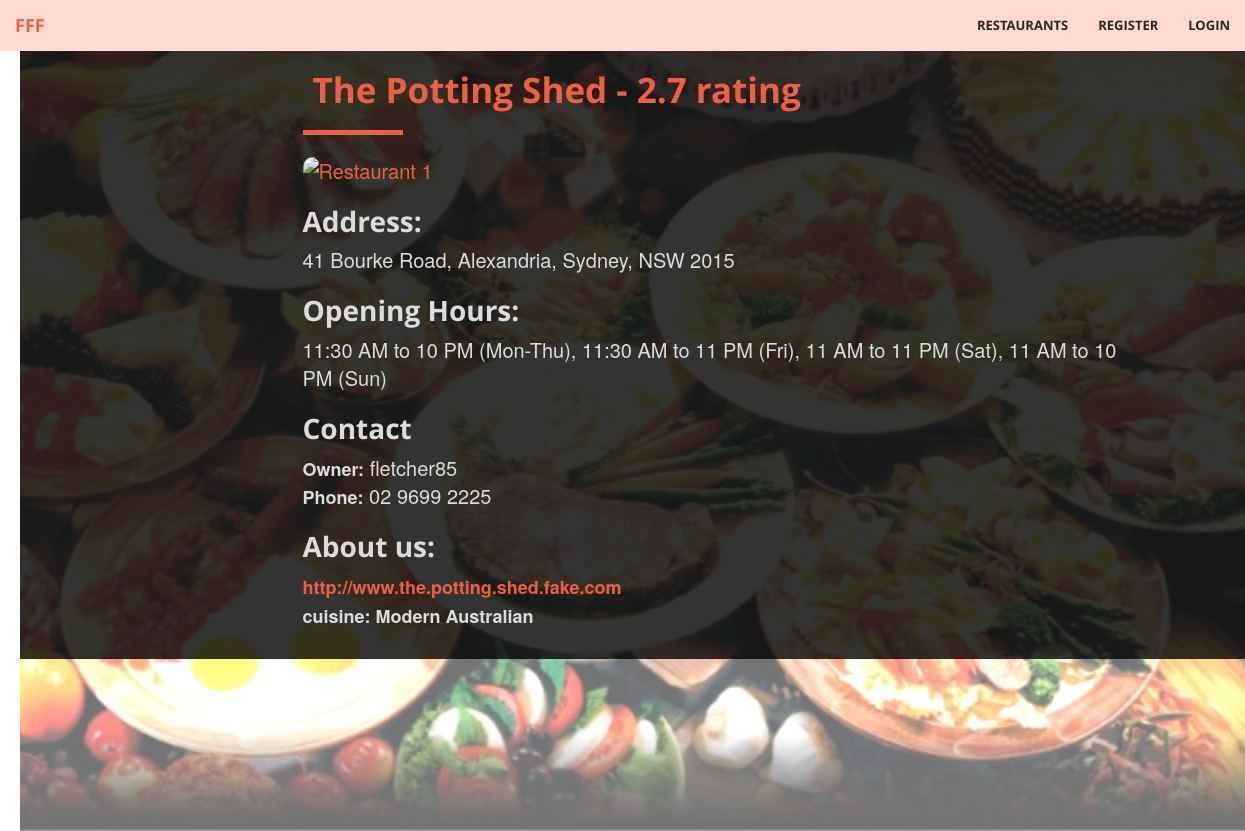
Page /restaurants/1 on the earlier database version.
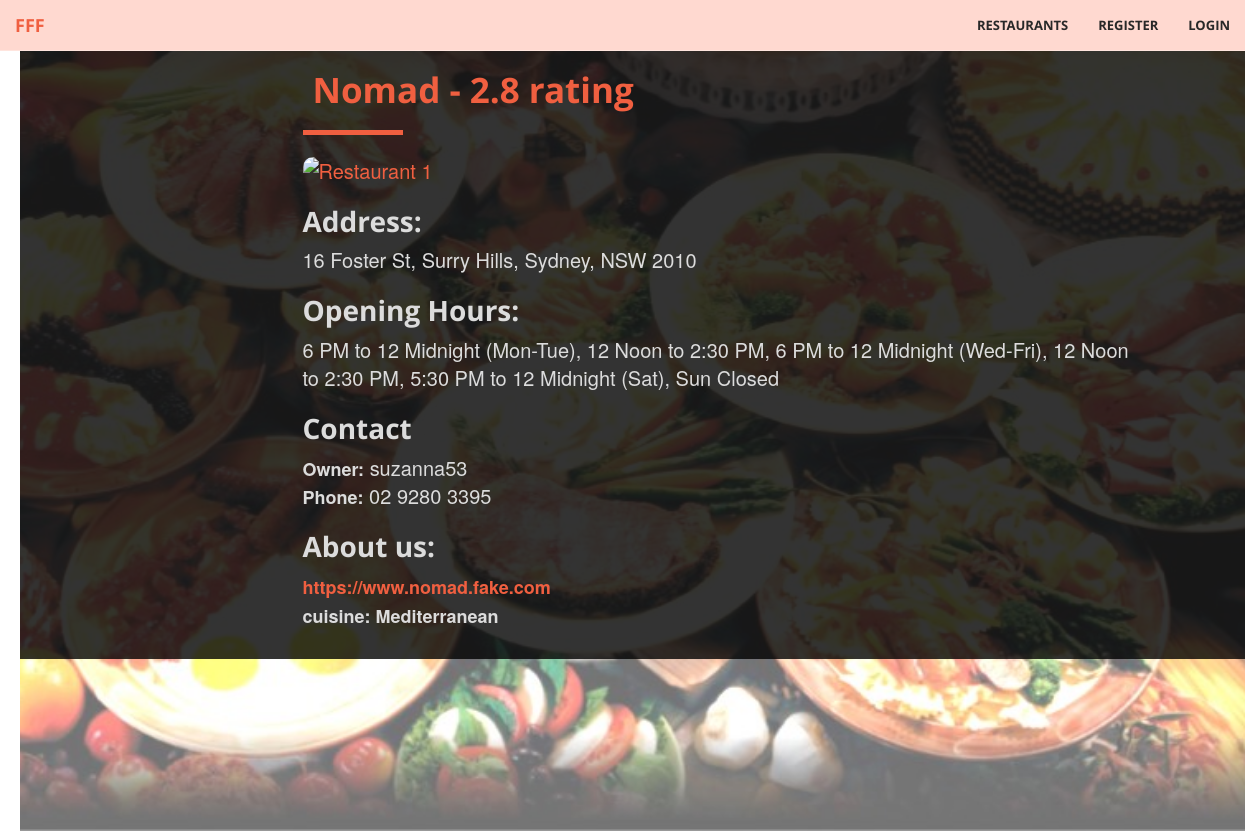
Same page on the later database version.
### tables this page shows
CREATE TABLE Restaurants (
				id			INTEGER not null unique,
				name		TEXT not null,
				suburb	TEXT not null,
				address	TEXT not null,
				postcode INTEGER not null,
				phone		TEXT,
				hours		TEXT, -- business hours; varying format
				cuisine	TEXT not null,
				owner		TEXT,
				website	TEXT check (website like 'http%://%'),
				cost		FLOAT, -- average cost per person
				image		TEXT check (image like 'http%://%'),
				PRIMARY KEY (id),
				FOREIGN KEY (owner) REFERENCES Users(username)
			);

### fff.py (the view, shortened to what this page needs)
@app.route('/restaurants', defaults={'rest_id': None}, methods=['GET', 'POST'])
@app.route('/restaurants/<path:rest_id>', methods=['GET', 'POST'])
def restaurants_page(rest_id=None):
    conn = sqlite3.connect('data.db')
    c = conn.cursor()
    if rest_id: # Display individual restaurant
        r = db_interface.get_restaurant_by_id(c, id=rest_id)
        if r:
            if request.method == 'GET':
                return render_template('restaurant.html', restaurant=r, logged_in=('username' in session))
    conn.close()

### classes.py (called while the page is built)
    def get_id(self): # Does not require setter
        return self.id

    def get_name(self):
        return self.name

    def get_address(self):
        return self.address

    def get_cuisine(self):
        return self.cuisine

    def get_owner(self):
        return self.owner

    def get_phone(self):
        return self.phone

    def get_hours(self):
        return self.hours

    def get_rating(self):
        return self.rating

    def get_website(self):
        return self.website

    def get_image(self):
        return self.image

### db_interface.py (called while the page is built)
def get_restaurant_by_id(c, id):
    c.execute("""SELECT * FROM Restaurants WHERE ID=?""", (id, ))
    res = c.fetchone()
    if res:
        r = Restaurant(
            id=res[0],
            name=res[1],
            suburb=res[2],
            address=res[3],
            postcode=res[4],
            phone=res[5],
            hours=res[6],
            cuisine=res[7],
            owner=res[8],
            website=res[9],
            cost=res[10],
            image=res[11],
            rating=find_average_rating(c, res[0])
        )
        return r

def find_average_rating(c, i):
    ratings = c.execute("SELECT rating FROM Ratings WHERE restaurant=?", (i, )).fetchall()
    sum = 0
    num = 0
    for rating in ratings:
        sum += rating[0]
        num += 1
    if num == 0:
        return 'Unrated'
    else:
        return round(sum/num , 1)

### templates/restaurant.html (shortened to what this page needs)
{% extends "base.html" %}
{% block body %}
<header>
  <div class="restaurants">
    <br>
    <div class="col-xs-9 col-xs-offset-2">
      <div class ="restaurants-listing-box">
        <div class="restaurants-listing">
          <h1>{{ restaurant.get_name() }} - {{ restaurant.get_rating() }} rating <br/> </h1>
          <hr align= "left">
          <a href="{{ url_for('restaurants_page', rest_id = restaurant.get_id()) }}"><img src="{{ restaurant.get_image() }}" alt="Restaurant 1" height ="300" width="440"></a> </br>
            <p>
            <h2>Address:</h2>
            {{ restaurant.get_address() }} <br/>
            <h2>Opening Hours:</h2>
            <b></b> {{ restaurant.get_hours() }} <br/>
            <h2>Contact </h2>
            <b>Owner:</b> {{ restaurant.get_owner() }} <br/>
            <b>Phone:</b> {{ restaurant.get_phone() }} <br/>
            <h2>About us:</h2>
            <b><a href="{{ restaurant.get_website() }}">{{ restaurant.get_website() }}</a> <br/>
            <b>cuisine:</b> {{ restaurant.get_cuisine() }} <br/>
          </p>
        </div>
      </div>
    </div>
  </div>
</header>
{% endblock %}

### templates/base.html (shortened to what this page needs)
<!DOCTYPE html>
<html lang="en">
    <head>
        <link href="{{ url_for('static', filename='vendor/bootstrap/css/bootstrap.min.css') }}" rel="stylesheet" type="text/css">
        <link href="{{ url_for('static', filename='vendor/font-awesome/css/font-awesome.min.css') }}" rel="stylesheet" type="text/css">
        <link href="{{ url_for('static', filename='vendor/bootstrap/css/bootstrap-select.min.css') }}" rel="stylesheet" type="text/css">
        <link href="{{ url_for('static', filename='fonts/open_sans.css') }}" rel="stylesheet" type="text/css">
        <link href="{{ url_for('static', filename='fonts/josefin_sans.css') }}" rel="stylesheet" type="text/css">
        <link href="{{ url_for('static', filename='css/fff.css') }}" rel="stylesheet" type="text/css">
        <link href="{{ url_for('static', filename='css/ratings.css') }}" rel="stylesheet" type="text/css">
    </head>
    <body>
      <div class="row">
        <nav id="mainNav" class="navbar navbar-default navbar-fixed-top">
          <div class="container-fluid">
            <div class="navbar-header">
              <a class="navbar-brand page-scroll" href="{{ url_for('home_page') }}">FFF</a>
            </div>
            <div class="collapse navbar-collapse" id="bs-example-navbar-collapse-1">
              <ul class="nav navbar-nav navbar-right">
                <li>
                  <a class="page-scroll" href="{{ url_for('restaurants_page') }}">Restaurants</a>
                </li>
                <li>
                  {% if session['logged_in'] != True %}
                    <a class="page-scroll" href="{{ url_for('register') }}">Register</a>
                  {% endif %}
                </li>
                <li>
                  {% if session['logged_in'] == True %}
                    <a class="page-scroll" href="{{ url_for('logout') }}">Logout</a>
                  {% else %}
                    <a class="page-scroll" href="{{ url_for('login') }}">Login</a>
                  {% endif %}
                </li>
              </ul>
            </div>
          </div>
        </nav>
      </div>
      <div class="row flash-message-row">
        <div class="col-xs-6 col-xs-offset-3">
        </div>
      </div>
      {% block body %}
      {% endblock %}
    </body>
</html>

### static/css/fff.css (style rules this page uses)
html, body { height: 100%; width: 100%; }
body { font-family: 'Josefin Sans', 'Helvetica Neue', Arial, sans-serif; }
hr { border-color: #F05F40; border-width: 5px; max-width: 100px; }
a { -webkit-transition: all 0.35s; -moz-transition: all 0.35s; transition: all 0.35s; color: #F05F40; }
h1, h2, h3, h4, h5, h6 { font-family: 'Open Sans', 'Helvetica Neue', Arial, sans-serif; }
p { font-size: 18px; line-height: 1.5; margin-bottom: 20px; }
.navbar-default { background-color: white; border-color: rgba(34, 34, 34, 0.05); font-family: 'Open Sans', 'Helvetica Neue', Arial, sans-serif; -webkit-transition: all 0.35s; -moz-transition: all 0.35s; transition: all 0.35s; }
.navbar-default .navbar-header .navbar-brand { color: #F05F40; font-family: 'Open Sans', 'Helvetica Neue', Arial, sans-serif; font-weight: 700; text-transform: uppercase; }
.navbar-default .nav > li > a, .navbar-default .nav > li > a:focus { text-transform: uppercase; font-weight: 700; font-size: 13px; color: #222222; }
@media (min-width: 768px) { .navbar-default { background-color: #ffd9d0; border-color: rgba(255, 255, 255, 0.3); } }
@media (min-width: 768px) { .navbar-default .navbar-header .navbar-brand { color: rgb(40,40,40); } }
@media (min-width: 768px) { .navbar-default .nav > li > a, .navbar-default .nav > li > a:focus { color: rgb(40,40,40); } }
header { position: relative; width: 100%; min-height: auto; -webkit-background-size: cover; -moz-background-size: cover; background-size: cover; background-attachment: fixed; -o-background-size: cover; background-position: center; background-image: url('../img/FFFBackground.jpg'); text-align: center; color: rgb(220,220,220); margin-top: 10px; }
@media (min-width: 768px) { header { min-height: 100%; } }
body { webkit-tap-highlight-color: #222222; }
.restaurants { position: relative; overflow: auto; background-color: rgba(0, 0, 0, 0.8); }
.restaurants .restaurants-listing { text-align: left; font-size:20px; padding: 10px; margin-left: 50px; }
.restaurants .restaurants-listing h1 { font-size: 35px; color: #F05F40; font-weight: bold; }
.restaurants .restaurants-listing h2 { font-weight: bold; font-size:28px; }
.restaurants .restaurants-listing b { font-weight: none; font-size: 18px; }
img { max-height: 100%; max-width: 100%; border-radius: 10px; }
.collapse li a { color: white; }

### static/css/ratings.css (style rules this page uses)
body { margin: 20px; }
h1 { font-size: 1.5em; margin: 10px; }

Differences in the rows shown:
changed Restaurants: get_name "The Potting Shed" → "Nomad"; get_address "41 Bourke Road, Alexandria, Sydney, NSW 2015" → "16 Foster St, Surry Hills, Sydney, NSW 2010"; get_hours "11:30 AM to 10 PM (Mon-Thu), 11:30 AM to 11 PM (Fri), 11 AM to 11 PM (Sat), 11 AM to 10 PM (Sun)" → "6 PM to 12 Midnight (Mon-Tue), 12 Noon to 2:30 PM, 6 PM to 12 Midnight (Wed-Fri), 12 Noon to 2:30 PM, 5:30 PM to 12 Midnight (Sat), Sun Closed"; get_owner "fletcher85" → "suzanna53"; get_phone "02 9699 2225" → "02 9280 3395"; get_website "http://www.the.potting.shed.fake.com" → "https://www.nomad.fake.com"; get_cuisine "Modern Australian" → "Mediterranean"
Other differences:
{{ restaurant.get_rating() }}: "2.7" → "2.8"
